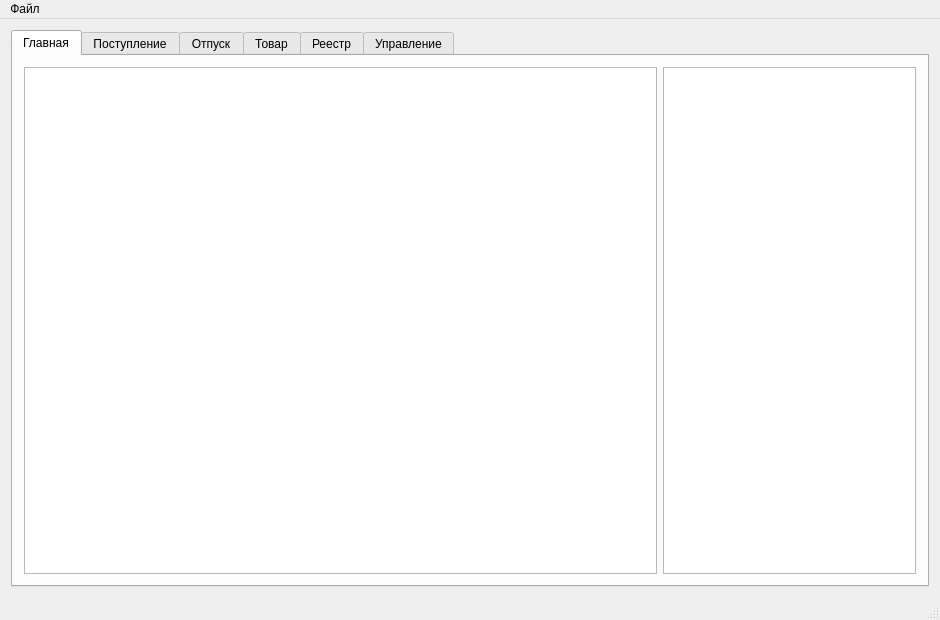
<?xml version="1.0" encoding="UTF-8"?>
<ui version="4.0">
 <class>mainWindow</class>
 <widget class="QMainWindow" name="mainWindow">
  <property name="geometry">
   <rect>
    <x>0</x>
    <y>0</y>
    <width>940</width>
    <height>620</height>
   </rect>
  </property>
  <property name="windowTitle">
   <string>Главная</string>
  </property>
  <widget class="QWidget" name="centralWidget">
   <layout class="QVBoxLayout" name="verticalLayout_4">
    <item>
     <widget class="QTabWidget" name="tw_main">
      <property name="currentIndex">
       <number>0</number>
      </property>
      <widget class="QWidget" name="tab_main">
       <attribute name="title">
        <string>Главная</string>
       </attribute>
       <layout class="QHBoxLayout" name="horizontalLayout_5" stretch="5,2">
        <item>
         <widget class="QListWidget" name="lW_client"/>
        </item>
        <item>
         <widget class="QTableView" name="tvw_requestQueue"/>
        </item>
       </layout>
      </widget>
      <widget class="QWidget" name="tab_in">
       <attribute name="title">
        <string>Поступление</string>
       </attribute>
       <layout class="QVBoxLayout" name="verticalLayout">
        <item>
         <layout class="QHBoxLayout" name="horizontalLayout_7" stretch="10,1">
          <item>
           <widget class="QComboBox" name="cb_vendors"/>
          </item>
          <item>
           <widget class="QCheckBox" name="chb_listenClipboard">
            <property name="text">
             <string>Слушать</string>
            </property>
           </widget>
          </item>
         </layout>
        </item>
        <item>
         <widget class="QTableView" name="tvw_inProc">
          <property name="editTriggers">
           <set>QAbstractItemView::NoEditTriggers</set>
          </property>
         </widget>
        </item>
        <item>
         <widget class="QTableView" name="tvw_inDb">
          <property name="editTriggers">
           <set>QAbstractItemView::NoEditTriggers</set>
          </property>
         </widget>
        </item>
        <item>
         <layout class="QHBoxLayout" name="horizontalLayout">
          <item>
           <widget class="QPushButton" name="btn_processIn">
            <property name="text">
             <string>Провести</string>
            </property>
           </widget>
          </item>
          <item>
           <widget class="QPushButton" name="btn_addRecord">
            <property name="text">
             <string>Добавить</string>
            </property>
           </widget>
          </item>
          <item>
           <spacer name="horizontalSpacer">
            <property name="orientation">
             <enum>Qt::Horizontal</enum>
            </property>
            <property name="sizeHint" stdset="0">
             <size>
              <width>40</width>
              <height>20</height>
             </size>
            </property>
           </spacer>
          </item>
         </layout>
        </item>
       </layout>
      </widget>
      <widget class="QWidget" name="tab_out">
       <attribute name="title">
        <string>Отпуск</string>
       </attribute>
       <layout class="QVBoxLayout" name="verticalLayout_3">
        <item>
         <widget class="QTableView" name="tvw_outWh">
          <property name="editTriggers">
           <set>QAbstractItemView::NoEditTriggers</set>
          </property>
         </widget>
        </item>
        <item>
         <layout class="QHBoxLayout" name="horizontalLayout_2">
          <item>
           <widget class="QPushButton" name="btn_addOut">
            <property name="text">
             <string>Добавить</string>
            </property>
           </widget>
          </item>
          <item>
           <widget class="QPushButton" name="btn_deleteOut">
            <property name="text">
             <string>Удалить</string>
            </property>
           </widget>
          </item>
          <item>
           <widget class="QPushButton" name="btn_processOut">
            <property name="text">
             <string>Провести</string>
            </property>
           </widget>
          </item>
          <item>
           <spacer name="horizontalSpacer_2">
            <property name="orientation">
             <enum>Qt::Horizontal</enum>
            </property>
            <property name="sizeHint" stdset="0">
             <size>
              <width>40</width>
              <height>20</height>
             </size>
            </property>
           </spacer>
          </item>
         </layout>
        </item>
        <item>
         <widget class="QTableView" name="tvw_out">
          <property name="editTriggers">
           <set>QAbstractItemView::NoEditTriggers</set>
          </property>
         </widget>
        </item>
       </layout>
      </widget>
      <widget class="QWidget" name="tab_goods">
       <attribute name="title">
        <string>Товар</string>
       </attribute>
       <layout class="QVBoxLayout" name="verticalLayout_5">
        <item>
         <widget class="QTableView" name="tvw_report_goods"/>
        </item>
        <item>
         <layout class="QHBoxLayout" name="horizontalLayout_3" stretch="3,1,0,6">
          <item>
           <widget class="QComboBox" name="cb_depots"/>
          </item>
          <item>
           <widget class="QPushButton" name="btn_getDepotList">
            <property name="text">
             <string>Загрузить</string>
            </property>
           </widget>
          </item>
          <item>
           <widget class="QPushButton" name="btn_selectRetail">
            <property name="text">
             <string>Выбрать</string>
            </property>
           </widget>
          </item>
          <item>
           <spacer name="horizontalSpacer_3">
            <property name="orientation">
             <enum>Qt::Horizontal</enum>
            </property>
            <property name="sizeHint" stdset="0">
             <size>
              <width>40</width>
              <height>20</height>
             </size>
            </property>
           </spacer>
          </item>
         </layout>
        </item>
       </layout>
      </widget>
      <widget class="QWidget" name="tab_registry">
       <attribute name="title">
        <string>Реестр</string>
       </attribute>
       <layout class="QVBoxLayout" name="verticalLayout_6">
        <item>
         <widget class="QTableView" name="tvw_report_regisry"/>
        </item>
        <item>
         <layout class="QHBoxLayout" name="horizontalLayout_4" stretch="3,0,1,6">
          <item>
           <widget class="QComboBox" name="cb_registry_types"/>
          </item>
          <item>
           <widget class="QPushButton" name="btn_getRegistryTypes">
            <property name="text">
             <string>Загрузить</string>
            </property>
           </widget>
          </item>
          <item>
           <widget class="QPushButton" name="btn_selectRegistry">
            <property name="text">
             <string>Выбрать</string>
            </property>
           </widget>
          </item>
          <item>
           <spacer name="horizontalSpacer_4">
            <property name="orientation">
             <enum>Qt::Horizontal</enum>
            </property>
            <property name="sizeHint" stdset="0">
             <size>
              <width>40</width>
              <height>20</height>
             </size>
            </property>
           </spacer>
          </item>
         </layout>
        </item>
       </layout>
      </widget>
      <widget class="QWidget" name="tab_control">
       <attribute name="title">
        <string>Управление</string>
       </attribute>
       <layout class="QVBoxLayout" name="verticalLayout_2">
        <item>
         <layout class="QHBoxLayout" name="horizontalLayout_6">
          <item>
           <widget class="QPushButton" name="btn_registerProduct">
            <property name="text">
             <string>Зарегистрировать продукт</string>
            </property>
           </widget>
          </item>
          <item>
           <widget class="QPushButton" name="btn_alterProductData">
            <property name="text">
             <string>Изменить данные продукта</string>
            </property>
           </widget>
          </item>
          <item>
           <spacer name="horizontalSpacer_5">
            <property name="orientation">
             <enum>Qt::Horizontal</enum>
            </property>
            <property name="sizeHint" stdset="0">
             <size>
              <width>40</width>
              <height>20</height>
             </size>
            </property>
           </spacer>
          </item>
         </layout>
        </item>
        <item>
         <spacer name="verticalSpacer">
          <property name="orientation">
           <enum>Qt::Vertical</enum>
          </property>
          <property name="sizeHint" stdset="0">
           <size>
            <width>20</width>
            <height>479</height>
           </size>
          </property>
         </spacer>
        </item>
       </layout>
      </widget>
     </widget>
    </item>
   </layout>
  </widget>
  <widget class="QMenuBar" name="menuBar">
   <property name="geometry">
    <rect>
     <x>0</x>
     <y>0</y>
     <width>940</width>
     <height>27</height>
    </rect>
   </property>
   <widget class="QMenu" name="menu">
    <property name="title">
     <string>Файл</string>
    </property>
    <addaction name="act_settings"/>
    <addaction name="separator"/>
    <addaction name="act_exit"/>
   </widget>
   <addaction name="menu"/>
  </widget>
  <widget class="QStatusBar" name="statusBar"/>
  <action name="act_exit">
   <property name="text">
    <string>Выход</string>
   </property>
  </action>
  <action name="act_settings">
   <property name="text">
    <string>Настройки</string>
   </property>
  </action>
 </widget>
 <layoutdefault spacing="6" margin="11"/>
 <resources/>
 <connections/>
</ui>
